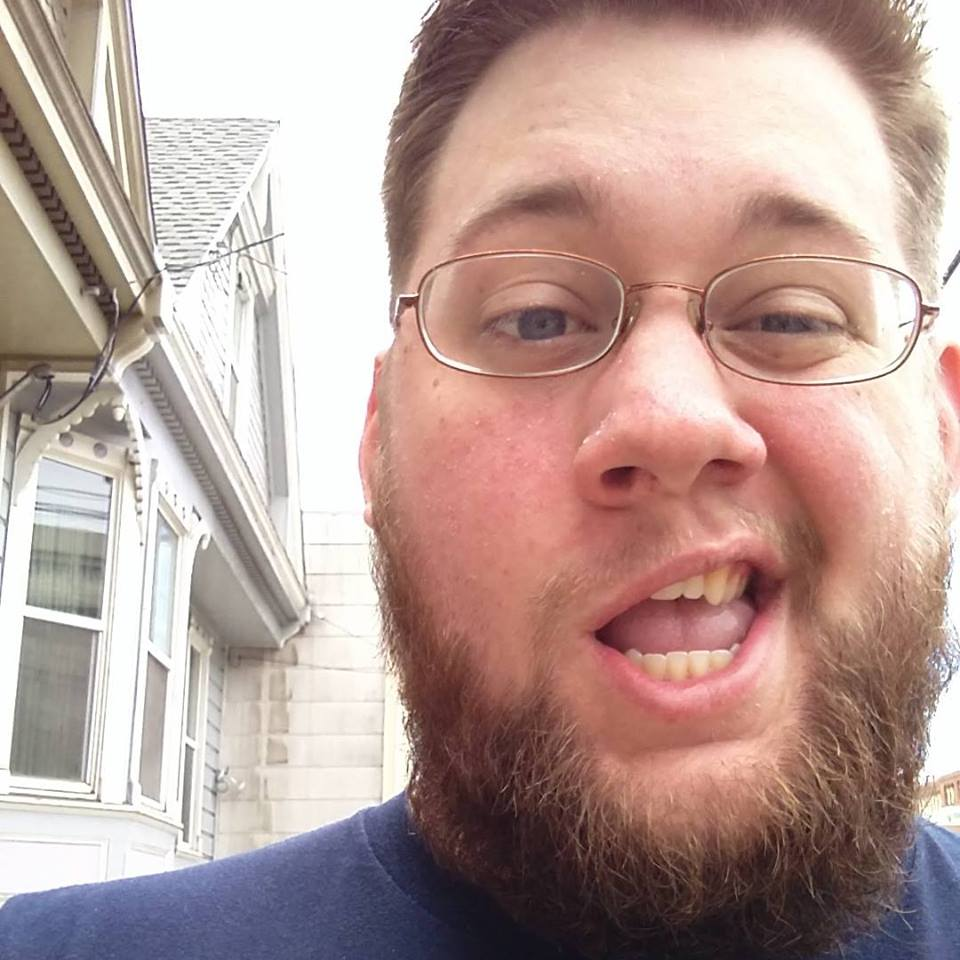
//> input picture sample/face.jpg, 960 x 960 px
$ ./getfacesFromPic ../sample/face.jpg   (built with g++ and OpenCV 4)
//> lines starting //> are read from the running program, lines starting //| are printed output that depends on the picture
//> further down, faces is the input picture: 960 rows x 960 cols, CV_8UC3; mean B, G, R 152, 157.8, 182.9

#include <iostream>
#include "opencv2/objdetect/objdetect.hpp"
#include "opencv2/highgui/highgui.hpp"
#include "opencv2/imgproc/imgproc.hpp"
#include <opencv2/opencv.hpp>


using namespace cv;
using namespace std;


String face_cascade_name = "haarcascade_frontalface_alt.xml";
CascadeClassifier face_cascade;

Mat detectAndDisplay( Mat frame, CascadeClassifier face_cascade )
{
  std::vector<Rect> faces;
  Mat frame_gray;

  cvtColor( frame, frame_gray, CV_BGR2GRAY );
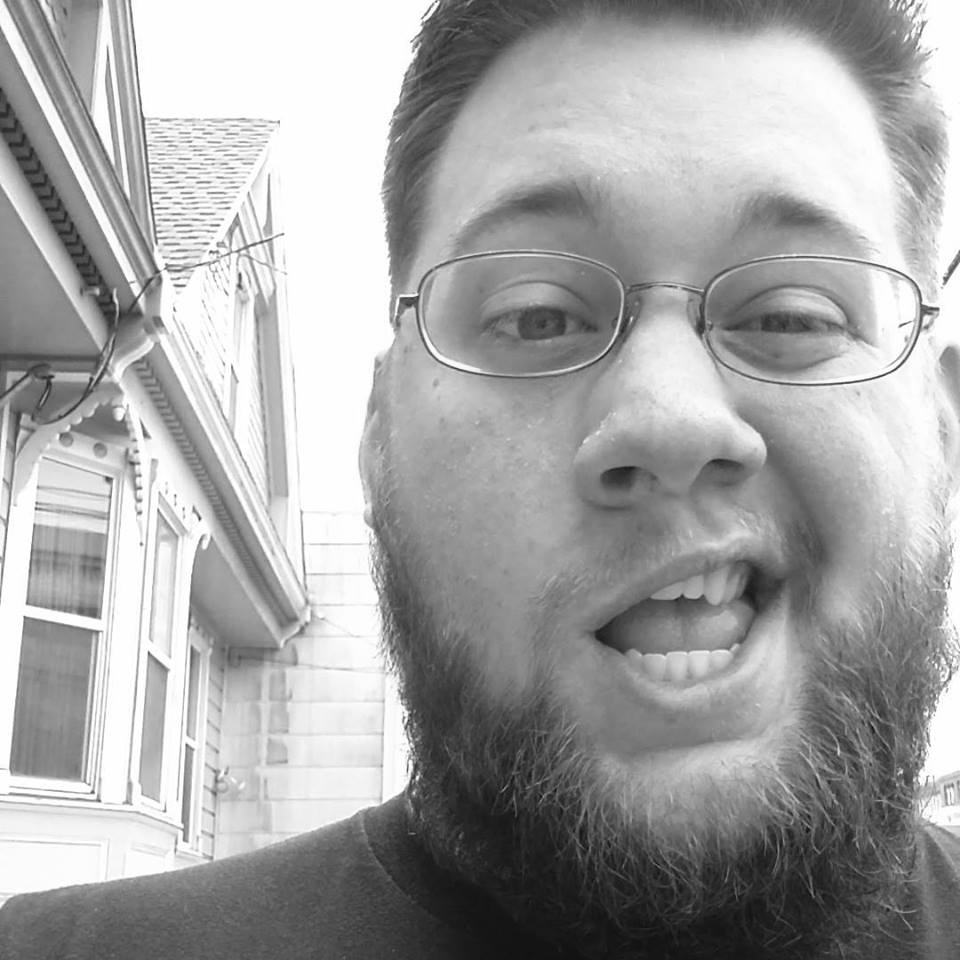
//> frame_gray: 960 rows x 960 cols, CV_8UC1; min 9, max 255, mean 164.6
  equalizeHist( frame_gray, frame_gray );
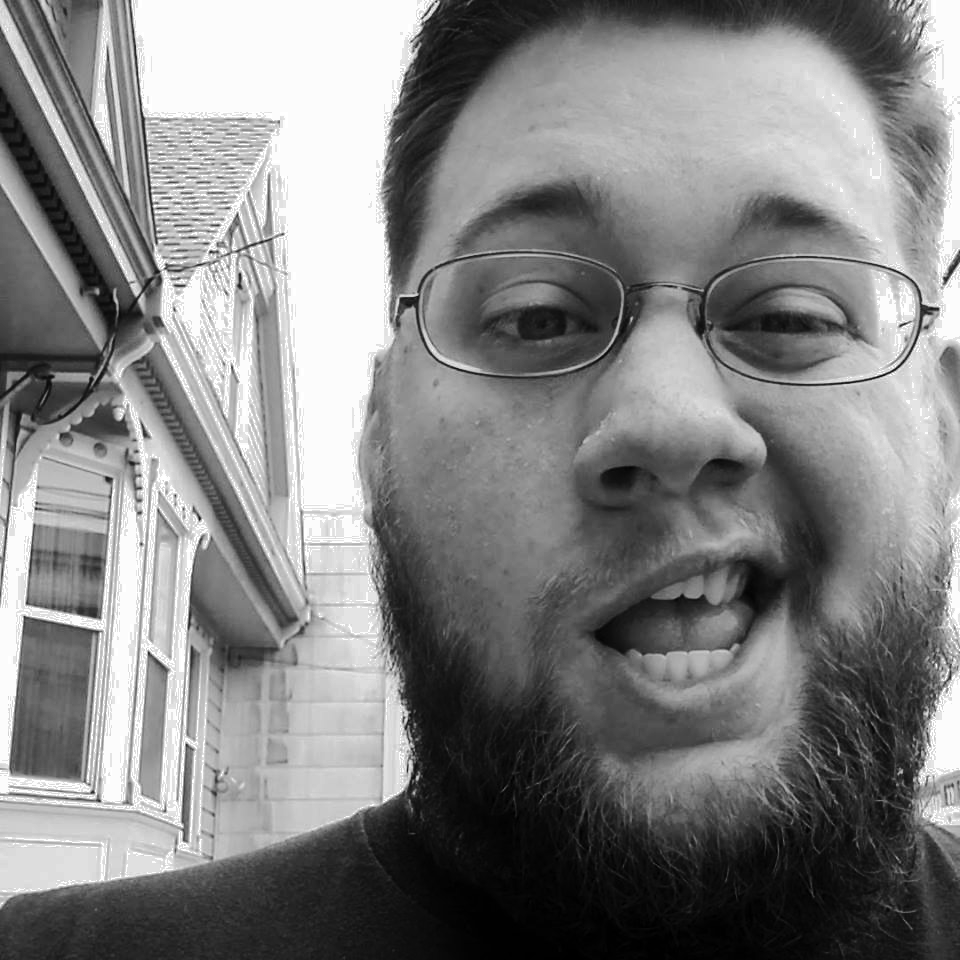
//> frame_gray: 960 rows x 960 cols, CV_8UC1; min 0, max 255, mean 129.2

  //-- Detect faces
  face_cascade.detectMultiScale( frame_gray, faces, 1.1, 2, 0|CV_HAAR_SCALE_IMAGE, Size(100, 100) );
//> faces = 3 Rects (x, y, width, height): [249, 471, 130, 130], [538, 487, 336, 336], [360, 80, 598, 598]
  int count = 0;
  for( int i = 0; i < faces.size(); i++ )
  {
    Point center( faces[i].x + faces[i].width*0.5, faces[i].y + faces[i].height*0.5 );
    //ellipse( frame, center, Size( faces[i].width*0.5, faces[i].height*0.5), 0, 0, 360, Scalar( 255, 0, 255 ), 4, 8, 0 );

    Mat faceROI = frame( faces[i] );
    std::ostringstream stringStream;
    stringStream << "face" << count << ".jpg";
    string file = stringStream.str();
    cout << "getting size and faces" << endl;
    if(!faceROI.empty())
    {
         if((faceROI.rows * faceROI.cols) > 11000)
         {
               imwrite(file, faceROI);
               count++;
         }
    }
  }
//> this loop made 3 passes
//> center on passes 1 to 3: Point(314, 536), Point(706, 655), Point(659, 379)
//| getting size and faces
//| getting size and faces
//| getting size and faces
//> pass 1, in detectAndDisplay, `Mat faceROI = frame( faces[i] );`:
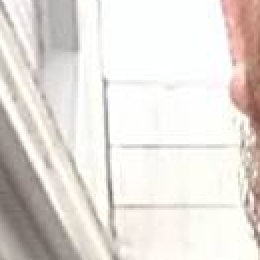
//> faceROI: 130 rows x 130 cols, CV_8UC3 (shown 2 times larger); mean B, G, R 218.6, 223.6, 229
//> pass 2, in detectAndDisplay, `Mat faceROI = frame( faces[i] );`:
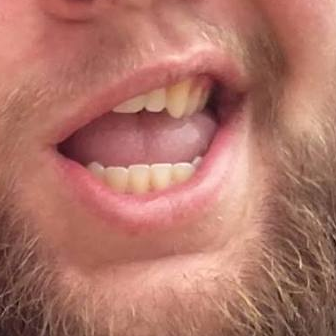
//> faceROI: 336 rows x 336 cols, CV_8UC3; mean B, G, R 104.9, 117.4, 177.1
//> pass 3, in detectAndDisplay, `Mat faceROI = frame( faces[i] );`:
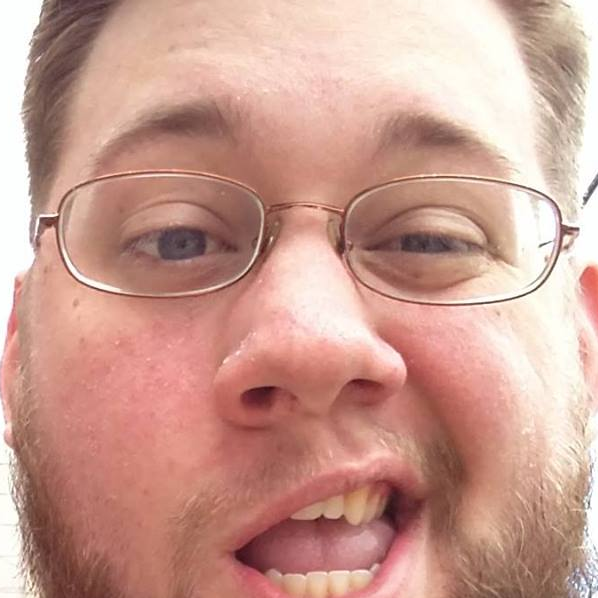
//> faceROI: 598 rows x 598 cols, CV_8UC3; mean B, G, R 144.9, 156.9, 202.3
//> after the loop, count = 3
}

int main(int argc, char *argv[])
{
    Mat faces;
    face_cascade.load(face_cascade_name);
    faces = imread(argv[1], CV_LOAD_IMAGE_COLOR);
    detectAndDisplay(faces,face_cascade);
    return 0;
}
